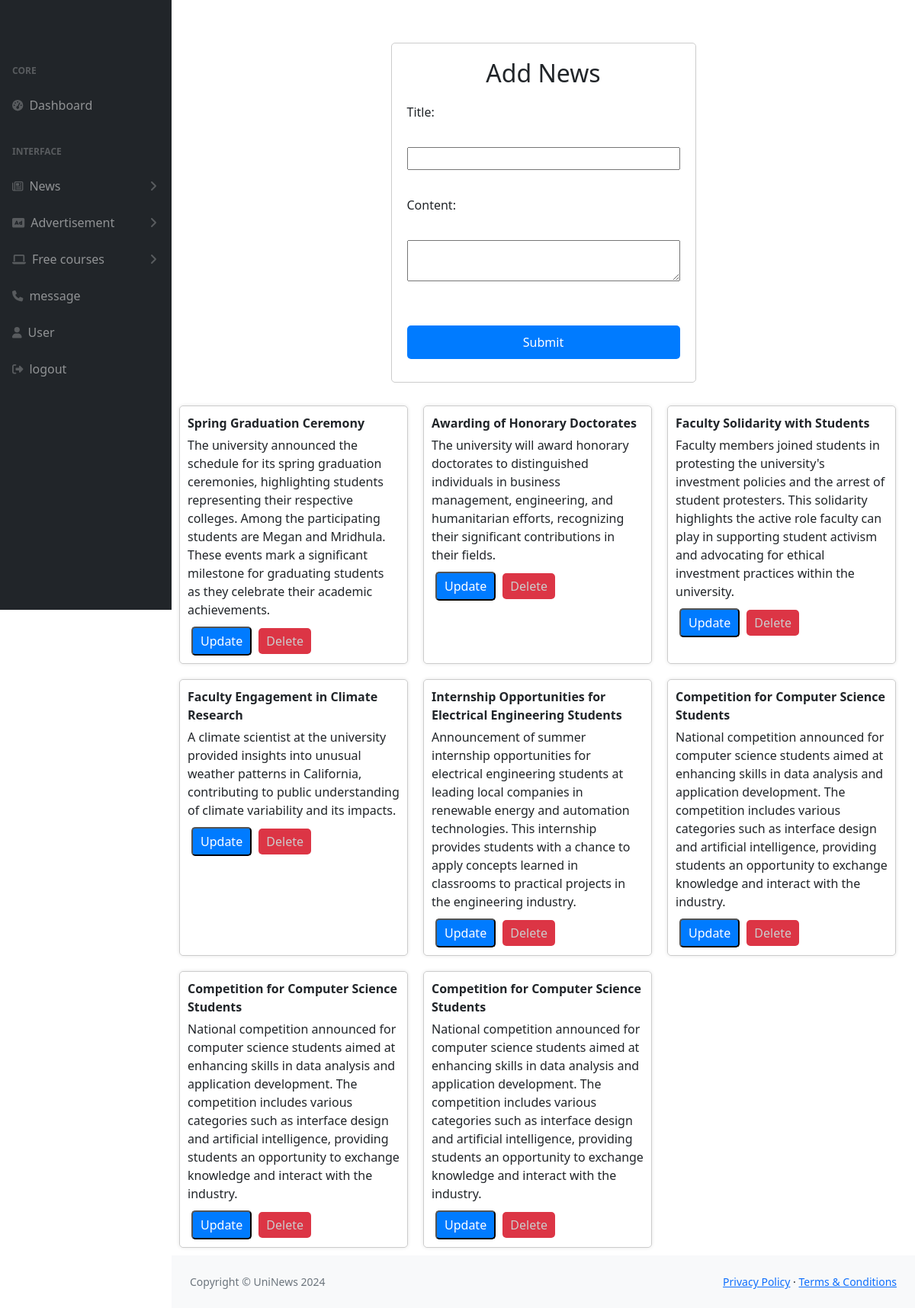
/admin/Addnews.php, run on the app's committed database.
### tables this page shows
CREATE TABLE `news` (
  `id` int(11) NOT NULL,
  `titlen` longtext NOT NULL,
  `content` longtext NOT NULL
);

### admin/Addnews.php (the view, shortened to what this page needs)
<?php
include('../admin/include/config.php');
include('../admin/include/header.php');
?>
<!DOCTYPE html>
<html lang="en">
<head>
    <link rel="stylesheet" href="./assets/styles.css">
    <link rel="stylesheet" href="https://cdnjs.cloudflare.com/ajax/libs/font-awesome/5.15.1/css/all.min.css" />
</head>
<body>
    <form action="Addnews.php" method="post">
        <h2>Add News</h2>
        <label for="titlen">Title:</label><br>
        <input type="text" id="titlen" name="titlen"><br>
        <label for="content">Content:</label><br>
        <textarea id="content" name="content"></textarea><br><br>
        <input type="submit" value="Submit">
    </form>
    <section class="show-courses">
    <div class="box-container">
        <?php
        $select_news = mysqli_query($con, "SELECT * FROM `news`") or die('query failed');
        if(mysqli_num_rows($select_news) > 0){
            while($fetch_news = mysqli_fetch_assoc($select_news)){
        ?>
        <div class="box">
            <div class="name"><?php echo $fetch_news['titlen']; ?></div>
            <div class="text"><?php echo $fetch_news['content']; ?></div>
    <button type="submit" class="option-btn">Update</button>
          <a href="delate_news.php?id=<?php echo $fetch_news['id']; ?>" class="delete-btn" onclick="return confirm('Delete this news?');">Delete</a>
        </div>
        <?php
            }
        }else{
            echo '<p class="empty">No news added yet!</p>';
        }
        ?>
    </div>
</section>
    <?php
    include('../admin/include/footer.php');
include('../admin/include/scripts.php');
?>
</body>
</html>

### admin/Addnews.php (style rules this page uses)
h2 { text-align: center; margin-bottom: 20px; }
form { max-width: 400px; margin: 0 auto; padding: 20px; border: 1px solid #ccc; border-radius: 5px; }
label, input, textarea { display: block; width: 100%; margin-bottom: 10px; }
input[type="submit"] { width: 100%; padding: 10px; background-color: #007bff; color: #fff; border: none; border-radius: 5px; cursor: pointer; }
.show-courses { margin-top: 20px; }
.box-container { display: flex; flex-wrap: wrap; }
.box { width: 300px; margin: 10px; padding: 10px; border: 1px solid #ccc; border-radius: 5px; box-shadow: 0 0 5px rgba(0, 0, 0, 0.1); }
.name { font-weight: bold; margin-bottom: 5px; }
.text { margin-bottom: 10px; }
.option-btn { display: inline-block; padding: 5px 10px; background-color: #007bff; color: #fff; text-decoration: none; border-radius: 5px; cursor: pointer; margin-left: 5px; }
.delete-btn { display: inline-block; padding: 5px 10px; background-color: #dc3545; color: #ccc; text-decoration: none; border-radius: 5px; cursor: pointer; margin-left: 5px; }

### data on the page
news: titlen "Spring Graduation Ceremony", content "The university announced the schedule for its spring graduation ceremonies, highlighting students representing their respective colleges. Among the participating students are Megan and Mridhula. These events mark a significant milestone for graduating students as they celebrate their academic achievements."
news: titlen "Awarding of Honorary Doctorates", content "The university will award honorary doctorates to distinguished individuals in business management, engineering, and humanitarian efforts, recognizing their significant contributions in their fields."
news: titlen "Faculty Solidarity with Students", content "Faculty members joined students in protesting the university's investment policies and the arrest of student protesters. This solidarity highlights the active role faculty can play in supporting student activism and advocating for ethical investment practices within the university."
news: titlen "Faculty Engagement in Climate Research", content "A climate scientist at the university provided insights into unusual weather patterns in California, contributing to public understanding of climate variability and its impacts."
news: titlen "Internship Opportunities for Electrical Engineering Students", content "Announcement of summer internship opportunities for electrical engineering students at leading local companies in renewable energy and automation technologies. This internship provides students with a chance to apply concepts learned in classrooms to practical projects in the engineering industry."
news: titlen "Competition for Computer Science Students", content "National competition announced for computer science students aimed at enhancing skills in data analysis and application development. The competition includes various categories such as interface design and artificial intelligence, providing students an opportunity to exchange knowledge and interact with the industry."
news: titlen "Competition for Computer Science Students", content "National competition announced for computer science students aimed at enhancing skills in data analysis and application development. The competition includes various categories such as interface design and artificial intelligence, providing students an opportunity to exchange knowledge and interact with the industry."
news: titlen "Competition for Computer Science Students", content "National competition announced for computer science students aimed at enhancing skills in data analysis and application development. The competition includes various categories such as interface design and artificial intelligence, providing students an opportunity to exchange knowledge and interact with the industry."
